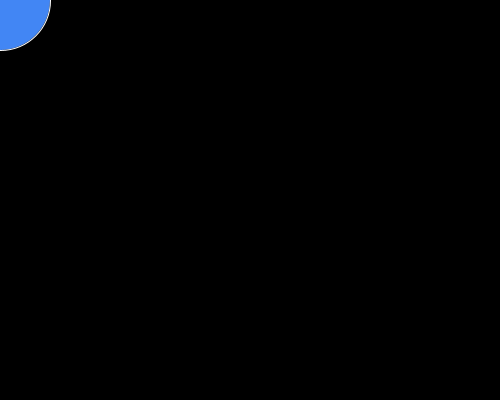
Frame 1 (no input)
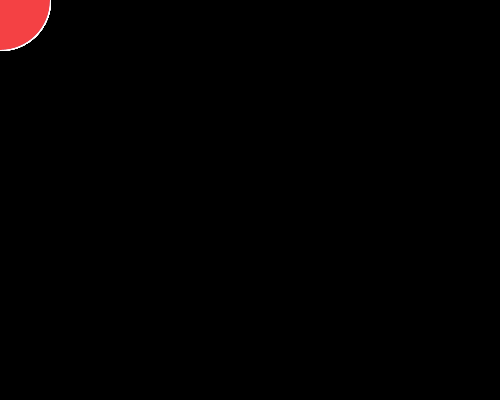
Frame 60 (the mouse pressed at the canvas centre just before this capture)
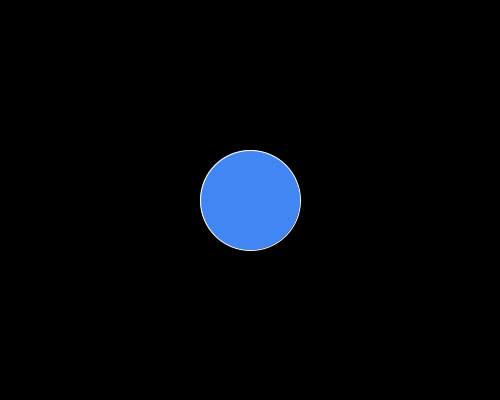
Frame 120 (the mouse held since frame 60 and released just before this capture)

The Processing sketch that drew these frames (run headless with seeded random() and noise(); from frame 60 on, the mouse is pressed at the canvas centre):

// Processing sketch: sketch_1
// ── sketch_1.pde
int i;
void setup() {
  size(500,400);
  background(0);
  i=0;
}


void draw() {
  if (mousePressed) {
    background(0);
    i=0;
  }

  stroke(255);
  if(i%2==0){
    fill(66, 134, 244);
  }else{
    fill(244, 65, 68);
  }
  ellipse(mouseX, mouseY, 100, 100);
  i+=1;
}
